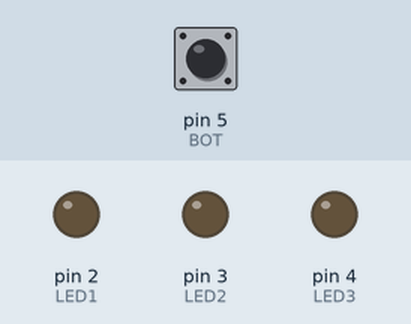
Simulated run of this sketch. Board: Arduino Uno, built with avr-gcc and run on an emulated ATmega328P. On the bench: output pins drawn as LEDs (lit = HIGH). Dashed ring = blinking. Inputs (shaded band) come from the test bench; at power-on: pin 5 (BOT) LOW.

Above: at 1.2 s.
1.3 s: pin 5 (BOT) pulled HIGH for 1 s
At 2.7 s:
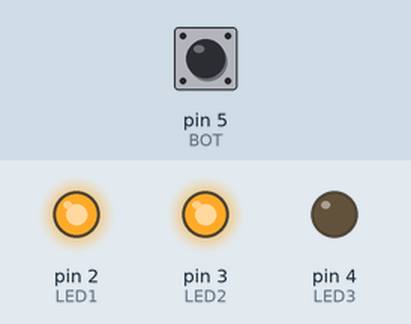
4.3 s: pin 5 (BOT) pulled HIGH for 0.15 s
At 4.45 s:
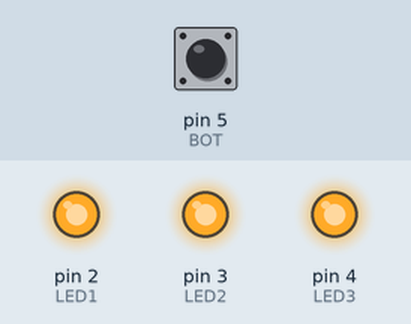
6.0 s: pin 5 (BOT) pulled HIGH for 3.2 s
At 6.15 s:
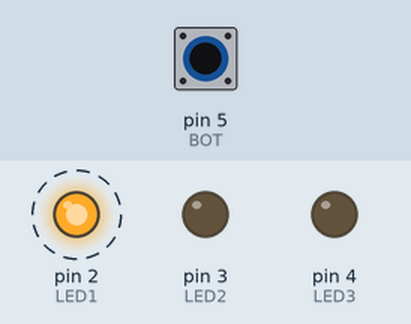
Timing chart, 0 to 10.7 s (numbered marks = the images above; inputs shaded):
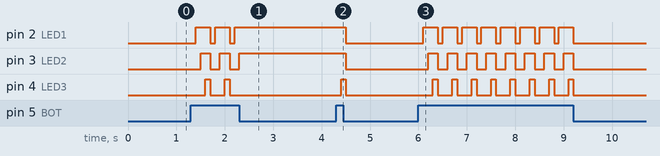

Measured:
- after the input at 1.3 s, pin 2 (LED1): alternates HIGH for 0.30 s and LOW for 0.10 s, 5 changes in all, then stays HIGH, starting after 0.10 s; pin 3 (LED2): alternates HIGH for 0.20 s and LOW for 0.20 s, 5 changes in all, then stays HIGH, starting after 0.20 s
- after the input at 4.3 s, pin 2 (LED1), pin 3 (LED2): HIGH → LOW after 0.20 s; pin 4 (LED3): LOW → HIGH after 0.10 s, → LOW 0.10 s later
- after the input at 6.0 s, pin 2 (LED1): alternates HIGH for 0.30 s and LOW for 0.10 s, 16 changes in all, then stays LOW, starting after 0.10 s; pin 3 (LED2): alternates HIGH for 0.20 s and LOW for 0.20 s, 16 changes in all, then stays LOW, starting after 0.20 s

The sketch:

EX_03.ino
```cpp
#define LED1 2
#define LED2 3
#define LED3 4
#define BOT 5
int LEITURA = LOW;
int ESTADO = 0;
void setup()
{
pinMode(LED1, OUTPUT);
pinMode(LED2, OUTPUT);
pinMode(LED3, OUTPUT);
pinMode(BOT, INPUT);
}
void loop()
{
LEITURA = digitalRead(BOT);
if (LEITURA == HIGH)
ESTADO = ESTADO + 1;
delay(100);
if (ESTADO == 1)
digitalWrite(LED1, HIGH);
if (ESTADO == 2)
digitalWrite(LED2, HIGH);
if (ESTADO == 3)
digitalWrite(LED3, HIGH);
if (ESTADO == 4) {
ESTADO = 0;
digitalWrite(LED1, LOW);
digitalWrite(LED2, LOW);
digitalWrite(LED3, LOW);
}
}
```
